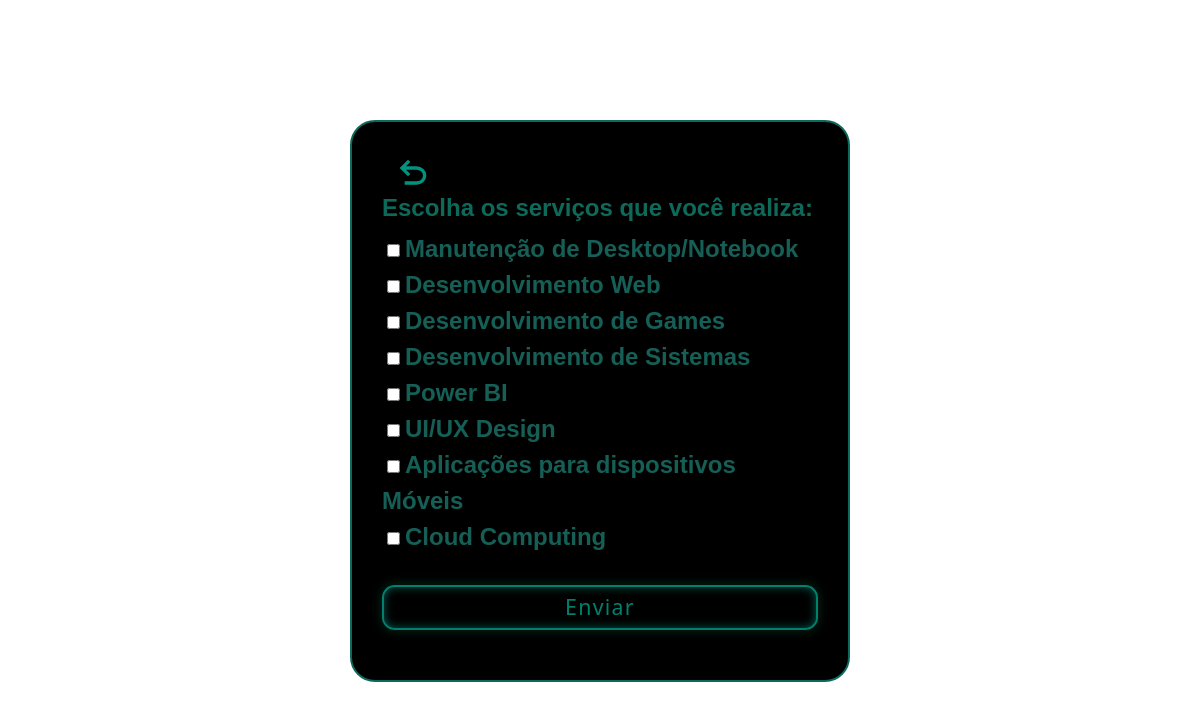
The app's page /servicesPf.php (signed in) with its own data.
### tables this page shows
CREATE TABLE `categorias` (
  `id_Cat` int(11) NOT NULL,
  `nome` varchar(100) DEFAULT NULL
);

### servicesPf.php (the view, shortened to what this page needs)
<?php
require_once ("connect.php");
$id_Pf = $_SESSION['id_Pf'];
$sql = "SELECT id_Cat, nome FROM categorias WHERE id_Cat NOT IN (SELECT id_Cat FROM Cat_Sel WHERE id_Pf = $id_Pf)";
$result = $conn->query($sql);
?>
<!DOCTYPE html>
<html lang="pt-br">
<head>
    <link href="https://cdn.jsdelivr.net/npm/bootstrap@5.3.2/dist/css/bootstrap.min.css" rel="stylesheet"
 />
        <link rel="stylesheet" href="./css/categorias.css">
</head>
<body>
    <section class="containerDivInsert" style="margin:auto; margin-top:10%;">
        <main>
            <form action="<?php echo htmlspecialchars($_SERVER['PHP_SELF']); ?>" method="post" id="categoriasForm">
                <button class='fecharCats' onclick='closeServicesContainer()'></button>
                <div id="catServiceRealiza">
                    <h1 class="titleForms">Escolha os serviços que você realiza:</h1>
                    <?php
                    if ($result->num_rows > 0) {
                        while ($row = $result->fetch_assoc()) {
                            echo '<div class="checkbox-item">';
                            echo '<input type="checkbox" name="categorias[]" value="' . $row["id_Cat"] . '">';
                            echo"$row[nome]";
                            echo '</div>';
                        }
                    } else {
                        echo "0 resultados";
                    }
                    ?>
                </div>
                <input type="submit" class="btn_end_env" name="enviou" value="Enviar">
            </form>
        </main>
    </section>
</body>
</html>

### css/categorias.css (style rules this page uses)
button { background-color: transparent; border: none; font-size: 20px; color: #0d6a5a; }
.btn_back_ini_esc-opcs { cursor: pointer; width: 50px; }
.checkbox-item, li { font-size: 18pt !important; font-family: "League Spartan", sans-serif !important; color:rgb(21, 95, 87); font-weight: 700; }
.checkbox-item input[type=checkbox], #catServiceRealiza input[type=checkbox] { padding: 5px; margin: 5px; }
.containerDivInsert { display: flex; flex-direction: column; width: 500px !important; border-radius: 25px; padding: 30px; overflow: hidden; background-color: #000000; border: 2px solid #0d6a5a; transition: opacity 1s ease; animation: fadeIn 2s ease forwards; }
h1,h2,h3,h4 { font-family: "Josefin Sans", sans-serif; font-size: 36pt; }
html { height: 100%; }
.titleForms, .lbls, .endPf input, .endUsr input, form .btn_end_env { z-index: 10; }
.titleForms { font-size: 18pt; font-weight: bold; color: #0d6a5a; }
.btn_end_env { --green: rgb(0, 128, 111); font-size: 16pt; height: 45px; letter-spacing: 0.06em; position: relative; border-radius: 0.6em; width: 100%; overflow: hidden; z-index: 10; transition: all 0.3s; line-height: 1.4em; margin: 30px 0 20px 0; border: 2px solid var(--green); background: black; color: var(--green); box-shadow: inset 0 0 10px rgba(0, 128, 111, 0.685), 0 0 9px 3px rgba(27, 253, 156, 0.1); }
.btn_end_env:before { content: ""; position: absolute; left: -4em; width: 4em; height: 100%; top: 0; transition: transform .4s ease-in-out; background: linear-gradient(to right, transparent 1%, rgba(27, 253, 156, 0.1) 40%, rgba(27, 253, 156, 0.1) 60%, transparent 100%); }

### records on screen
categorias: nome "Manutenção de Desktop/Notebook"
categorias: nome "Desenvolvimento Web"
categorias: nome "Desenvolvimento de Games"
categorias: nome "Desenvolvimento de Sistemas"
categorias: nome "Power BI"
categorias: nome "UI/UX Design"
categorias: nome "Aplicações para dispositivos Móveis"
categorias: nome "Cloud Computing"
